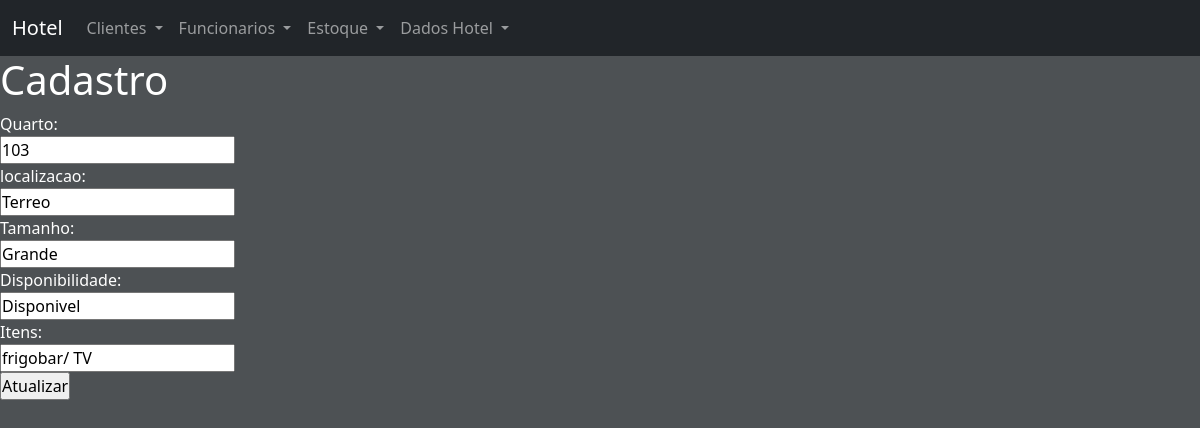
/quartoDetalhe.php?id=7, run on the app's committed database.
### tables this page shows
CREATE TABLE `quartos` (
  `id` int(11) NOT NULL,
  `quarto` int(11) DEFAULT NULL,
  `localizacao` varchar(255) DEFAULT NULL,
  `tamanho` varchar(255) DEFAULT NULL,
  `disponivel` varchar(255) DEFAULT NULL,
  `itens` varchar(255) DEFAULT NULL
);

### class/classConexao.php (called while the page is built)
<?php
abstract class classConexao {
    protected function conectaDB(){
        try{
            $con = new PDO(
              "mysql: host=localhost; dbname=dbhotel",
              "root",
              "");
            return $con;
        } catch (PDOException $erro) {
            return $erro ->getMessage();
        }
    }
}

### class/classCrud.php (called while the page is built, shortened)
<?php
include 'C:\xampp\htdocs\controleHotel\class\classConexao.php';
class classCrud extends classConexao {
    private $crud;
    private $contador;
    private function preparedStatements($query, $parametros){
        $this->crud = $this->conectaDB()->prepare($query);
        if($this->contador > 0){
            for($i=1; $i<= $this->contador; $i++){
                $this->crud ->bindValue($i, $parametros[$i-1]);
            }
        }
        $this -> crud -> execute();
    }
    private function countParametros($parametros){
        $this-> contador =count($parametros);
    }
    public function selectDB($campos, $tabela, $condicao, $parametros) {
        $this->preparedStatements("SELECT {$campos} FROM {$tabela} {$condicao}", $parametros );
        return $this-> crud;
    }
}

### quartoDetalhe.php (the view, shortened to what this page needs)
<?php
include_once 'includes/header.php';
include_once 'class/classCrud.php';
if(isset($_GET['id'])){
    $acao = "Atualizar";
    $crud= new classCrud();
    $bFetch = $crud->selectDB(
            "*",
            "quartos",
            "where id=?",
            array( $_GET['id'])
            );
    $fetch = $bFetch -> Fetch(PDO :: FETCH_ASSOC);
    $quarto= $fetch['quarto'];
    $localizacao= $fetch['localizacao'];
    $tamanho= $fetch['tamanho'];
    $disponivel= $fetch['disponivel'];
    $itens= $fetch['itens'];
   }
?>
<div class="content">
            <div class="formulario">
                <h1 class="center">Cadastro</h1>
                <form action="controllers/controllersQuarto.php"
                      method="post"
                      name="formCadastro"
                      id="formCadastro">
                    <div class="formularioInput">
                         Quarto:<br>
                        <input type="text" id="quarto" name="quarto" value="<?php echo $quarto;?>" readonly>
                    </div>
                    <div class="formularioInput">
                    localizacao:<br>
                        <input type="text" id="localizacao" name="localizacao" value="<?php echo $localizacao;?>" readonly>
                    </div>
                    <div class="formularioInput">
                    Tamanho:<br>
                        <input type="text" id="tamanho" name="tamanho" value="<?php echo $tamanho;?>" readonly>
                    </div>
                    <div class="formularioInput">
                        Disponibilidade:<br>
                        <input type="text" id="disponivel" name="disponivel" value="<?php echo $disponivel;?>">
                    </div>
                    <div class="formularioInput">
                    Itens:<br>
                        <input type="text" id="itens" name="itens" value="<?php echo $itens;?>" readonly>
                    </div>
                    <div class="formularioInput formularioInput100 center">
                        <input type="submit" value="<?php echo $acao;?>">
                    </div>
                </form>
            </div>
        </div>
<?php include "includes/footer.php"; ?>

### style.css (style rules this page uses)
* { margin: 0; padding: 0; box-sizing: border-box; }
body { background: #4d5154; }
form { color: #fff; }
h1 { color: #fff; }

### data on the page
quartos: quarto "103", localizacao "Terreo", tamanho "Grande", disponivel "Disponivel", itens "frigobar/ TV"
